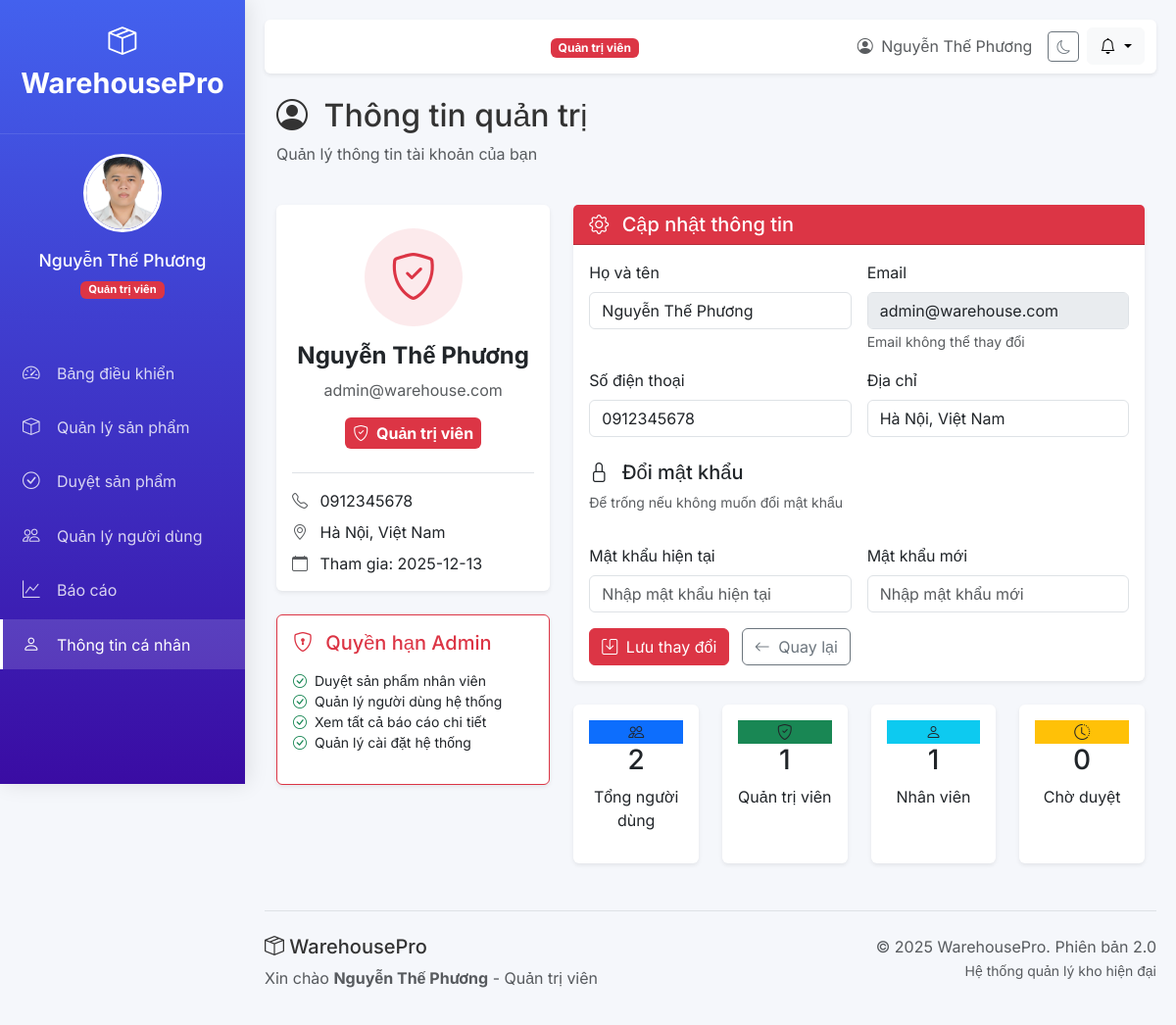
Screenshot of /profile (signed in) with the database file from the repository.
### tables this page shows
CREATE TABLE users (
            id INTEGER PRIMARY KEY AUTOINCREMENT,
            email TEXT UNIQUE NOT NULL,
            password TEXT NOT NULL,
            full_name TEXT NOT NULL,
            role TEXT NOT NULL,
            avatar TEXT,
            phone TEXT,
            address TEXT,
            status TEXT DEFAULT 'active',
            created_at TIMESTAMP DEFAULT CURRENT_TIMESTAMP
        );

### main.py (the view)
@app.get("/profile", response_class=HTMLResponse)
async def profile_page(request: Request):
    user = get_current_user(request)
    if not user:
        return RedirectResponse("/login", status_code=302)
    conn = get_db_connection()
    cursor = conn.cursor()
    cursor.execute("SELECT COUNT(*) FROM users")
    total_users = cursor.fetchone()[0]
    cursor.execute("SELECT COUNT(*) FROM users WHERE role = 'admin'")
    admin_count = cursor.fetchone()[0]
    cursor.execute("SELECT COUNT(*) FROM users WHERE role = 'staff'")
    staff_count = cursor.fetchone()[0]
    cursor.execute("SELECT COUNT(*) FROM products WHERE status = 'pending'")
    pending_products = cursor.fetchone()[0]
    conn.close()
    return templates.TemplateResponse(
        "profile.html",
        {
            "request": request,
            "title": "Thông tin cá nhân",
            "user": user,
            "stats": {
                "total_users": total_users,
                "admin_count": admin_count,
                "staff_count": staff_count,
                "pending_products": pending_products
            }
        }
    )

### templates/profile.html (shortened to what this page needs)
{% extends "base.html" %}
{% block content %}
<div class="row mb-4">
    <div class="col-12">
        <h2><i class="bi bi-person-circle me-2"></i>
            Thông tin {% if user.role == 'admin' %}quản trị{% else %}cá nhân{% endif %}
        </h2>
        <p class="text-muted">Quản lý thông tin tài khoản của bạn</p>
    </div>
</div>
<div class="row">
    <div class="col-md-4">
        <div class="card shadow-sm border-0 mb-4">
            <div class="card-body text-center">
                <div class="avatar-lg mb-3 mt-2">
                    {% if user.role == 'admin' %}
                    <div class="rounded-circle bg-danger bg-opacity-10 d-inline-flex align-items-center justify-content-center" style="width: 100px; height: 100px;">
                        <i class="bi bi-shield-check text-danger" style="font-size: 3rem;"></i>
                    </div>
                    {% else %}
                    <div class="rounded-circle bg-primary bg-opacity-10 d-inline-flex align-items-center justify-content-center" style="width: 100px; height: 100px;">
                        <i class="bi bi-person text-primary" style="font-size: 3rem;"></i>
                    </div>
                    {% endif %}
                </div>
                <h4 class="fw-bold">{{ user.full_name }}</h4>
                <p class="text-muted">{{ user.email }}</p>
                <span class="badge {% if user.role == 'admin' %}bg-danger{% else %}bg-primary{% endif %} fs-6 p-2">
                    <i class="bi bi-{% if user.role == 'admin' %}shield-check{% else %}person{% endif %} me-1"></i>
                    {{ 'Quản trị viên' if user.role == 'admin' else 'Nhân viên' }}
                </span>
                <div class="mt-4 pt-3 border-top text-start">
                    <p class="mb-2"><i class="bi bi-telephone me-2 text-muted"></i> {{ user.phone or 'Chưa cập nhật' }}</p>
                    <p class="mb-2"><i class="bi bi-geo-alt me-2 text-muted"></i> {{ user.address or 'Chưa cập nhật' }}</p>
                    {% if user.created_at %}
                    <p class="mb-0"><i class="bi bi-calendar me-2 text-muted"></i> Tham gia: {{ user.created_at[:10] }}</p>
                    {% endif %}
                </div>
            </div>
        </div>
        {% if user.role == 'admin' %}
        <div class="card mt-3 border-danger shadow-sm">
            <div class="card-body">
                <h5 class="card-title text-danger mb-3"><i class="bi bi-shield-lock me-2"></i> Quyền hạn Admin</h5>
                <ul class="list-unstyled small">
                    <li><i class="bi bi-check-circle text-success me-1"></i> Duyệt sản phẩm nhân viên</li>
                    <li><i class="bi bi-check-circle text-success me-1"></i> Quản lý người dùng hệ thống</li>
                    <li><i class="bi bi-check-circle text-success me-1"></i> Xem tất cả báo cáo chi tiết</li>
                    <li><i class="bi bi-check-circle text-success me-1"></i> Quản lý cài đặt hệ thống</li>
                </ul>
            </div>
        </div>
        {% endif %}
    </div>
    <div class="col-md-8">
        <div class="card shadow-sm border-0">
            <div
                class="card-header {% if user.role == 'admin' %}bg-danger text-white{% else %}bg-primary text-white{% endif %}">
                <h5 class="mb-0"><i class="bi bi-gear me-2"></i> Cập nhật thông tin</h5>
            </div>
            <div class="card-body">
                <form method="post" action="/profile/update">
                    <div class="row g-3">
                        <div class="col-md-6">
                            <label class="form-label">Họ và tên</label>
                            <input type="text" class="form-control" name="full_name" value="{{ user.full_name }}"
                                required>
                        </div>
                        <div class="col-md-6">
                            <label class="form-label">Email</label>
                            <input type="email" class="form-control" value="{{ user.email }}" disabled>
                            <small class="text-muted">Email không thể thay đổi</small>
                        </div>
                        <div class="col-md-6">
                            <label class="form-label">Số điện thoại</label>
                            <input type="text" class="form-control" name="phone" value="{{ user.phone or '' }}"
                                placeholder="Nhập số điện thoại">
                        </div>
                        <div class="col-md-6">
                            <label class="form-label">Địa chỉ</label>
                            <input type="text" class="form-control" name="address" value="{{ user.address or '' }}"
                                placeholder="Nhập địa chỉ">
                        </div>
                        <div class="col-12 mt-4">
                            <h5><i class="bi bi-lock me-2"></i> Đổi mật khẩu</h5>
                            <p class="text-muted small">Để trống nếu không muốn đổi mật khẩu</p>
                        </div>
                        <div class="col-md-6">
                            <label class="form-label">Mật khẩu hiện tại</label>
                            <input type="password" class="form-control" name="current_password"
                                placeholder="Nhập mật khẩu hiện tại">
                        </div>
                        <div class="col-md-6">
                            <label class="form-label">Mật khẩu mới</label>
                            <input type="password" class="form-control" name="new_password"
                                placeholder="Nhập mật khẩu mới">
                        </div>
                        <div class="col-12 mt-3">
                            <button type="submit"
                                class="btn {% if user.role == 'admin' %}btn-danger{% else %}btn-primary{% endif %}">
                                <i class="bi bi-save me-1"></i> Lưu thay đổi
                            </button>
                            <a href="/dashboard" class="btn btn-outline-secondary ms-2">
                                <i class="bi bi-arrow-left me-1"></i> Quay lại
                            </a>
                        </div>
                    </div>
                </form>
            </div>
        </div>
        {% if user.role == 'admin' and stats %}
        <div class="row mt-4">
            <div class="col-md-3">
                <div class="card shadow-sm border-0 h-100 p-3 text-center">
                    <div class="card-icon bg-primary">
                        <i class="bi bi-people"></i>
                    </div>
                    <h3 class="stat-value">{{ stats.total_users or 0 }}</h3>
                    <p class="stat-label">Tổng người dùng</p>
                </div>
            </div>
            <div class="col-md-3">
                <div class="card shadow-sm border-0 h-100 p-3 text-center">
                    <div class="card-icon bg-success">
                        <i class="bi bi-shield-check"></i>
                    </div>
                    <h3 class="stat-value">{{ stats.admin_count or 0 }}</h3>
                    <p class="stat-label">Quản trị viên</p>
                </div>
            </div>
            <div class="col-md-3">
                <div class="card shadow-sm border-0 h-100 p-3 text-center">
                    <div class="card-icon bg-info">
                        <i class="bi bi-person"></i>
                    </div>
                    <h3 class="stat-value">{{ stats.staff_count or 0 }}</h3>
                    <p class="stat-label">Nhân viên</p>
                </div>
            </div>
            <div class="col-md-3">
                <div class="card shadow-sm border-0 h-100 p-3 text-center">
                    <div class="card-icon bg-warning">
                        <i class="bi bi-clock-history"></i>
                    </div>
                    <h3 class="stat-value">{{ stats.pending_products or 0 }}</h3>
                    <p class="stat-label">Chờ duyệt</p>
                </div>
            </div>
        </div>
        {% endif %}
    </div>
</div>
{% endblock %}

### templates/base.html (shortened to what this page needs)
<!DOCTYPE html>
<html lang="vi" data-bs-theme="light">
<head>
    <link href="https://cdn.jsdelivr.net/npm/bootstrap@5.3.3/dist/css/bootstrap.min.css" rel="stylesheet">
    <link rel="stylesheet" href="https://cdn.jsdelivr.net/npm/bootstrap-icons@1.11.1/font/bootstrap-icons.css">
</head>
<body>
    <div class="sidebar">
        <div class="sidebar-header">
            <a href="/dashboard" class="logo">
                <i class="bi bi-box-seam"></i> WarehousePro
            </a>
        </div>
        {% if user %}
        <div class="user-profile">
            <img src="{{ user.get('avatar', '/static/img/avatars/default.png') }}" class="avatar"
                alt="{{ user.full_name }}">
            <div class="user-info mt-2">
                <h5>{{ user.full_name }}</h5>
                <span class="badge {% if user.role == 'admin' %}bg-danger{% else %}bg-primary{% endif %}">
                    {{ 'Quản trị viên' if user.role == 'admin' else 'Nhân viên' }}
                </span>
            </div>
        </div>
        {% endif %}
        <ul class="sidebar-menu">
            <li>
                <a href="/dashboard" class="{% if request.url.path == '/dashboard' %}active{% endif %}">
                    <i class="bi bi-speedometer2"></i> Bảng điều khiển
                </a>
            </li>
            <li>
                <a href="/products"
                    class="{% if request.url.path.startswith('/products') and not request.url.path.startswith('/admin/approve') %}active{% endif %}">
                    <i class="bi bi-box"></i> Quản lý sản phẩm
                </a>
            </li>
            {% if user and user.role == 'admin' %}
            <li>
                <a href="/admin/approve-products"
                    class="{% if request.url.path == '/admin/approve-products' %}active{% endif %}">
                    <i class="bi bi-check-circle"></i> Duyệt sản phẩm
                </a>
            </li>
            <li>
                <a href="/admin/users" class="{% if request.url.path == '/admin/users' %}active{% endif %}">
                    <i class="bi bi-people"></i> Quản lý người dùng
                </a>
            </li>
            {% endif %}
            <li>
                <a href="/reports" class="{% if request.url.path == '/reports' %}active{% endif %}">
                    <i class="bi bi-graph-up"></i> Báo cáo
                </a>
            </li>
            <li>
                <a href="/profile" class="{% if request.url.path == '/profile' %}active{% endif %}">
                    <i class="bi bi-person"></i> Thông tin cá nhân
                </a>
            </li>
        </ul>
    </div>
    <div class="main-content">
        <nav class="navbar navbar-expand-lg navbar-light bg-white shadow-sm rounded mb-4">
            <div class="container-fluid">
                <div class="d-flex align-items-center">
                    <span class="navbar-brand mb-0 h1 d-none d-lg-block">
                        <i class="bi bi-box-seam me-2"></i>
                    </span>
                    <div class="ms-3">
                        <span
                            class="badge {% if user and user.role == 'admin' %}bg-danger{% else %}bg-primary{% endif %}">
                            {{ 'Quản trị viên' if user and user.role == 'admin' else 'Nhân viên' }}
                        </span>
                    </div>
                </div>
                <div class="d-flex align-items-center">
                    <span class="text-muted me-3 d-none d-md-block">
                        <i class="bi bi-person-circle me-1"></i>
                        {{ user.full_name if user else '' }}
                    </span>
                    <button class="btn btn-outline-secondary btn-sm me-2" onclick="toggleDarkMode()">
                        <i class="bi bi-moon"></i>
                    </button>
                    <div class="dropdown">
                        <button class="btn btn-light dropdown-toggle" type="button" data-bs-toggle="dropdown">
                            <i class="bi bi-bell"></i>
                        </button>
                    </div>
                </div>
            </div>
        </nav>
        <div class="container-fluid">
            {% block content %}{% endblock %}
        </div>
        <footer class="mt-5 pt-4 border-top">
            <div class="row">
                <div class="col-md-6">
                    <h5><i class="bi bi-box-seam"></i> WarehousePro</h5>
                    <p class="text-muted">
                        {% if user %}
                        Xin chào <strong>{{ user.full_name }}</strong> -
                        {{ 'Quản trị viên' if user.role == 'admin' else 'Nhân viên' }}
                        {% else %}
                        Hệ thống quản lý kho hàng thông minh & chuyên nghiệp
                        {% endif %}
                    </p>
                </div>
                <div class="col-md-6 text-end">
                    <p class="text-muted">
                        © 2025 WarehousePro. Phiên bản 2.0<br>
                        <small>Hệ thống quản lý kho hiện đại</small>
                    </p>
                </div>
            </div>
        </footer>
    </div>
</body>
</html>

### rows the page displays
users: get (picture), full_name "Nguyễn Thế Phương", role "Quản trị viên", email "admin@warehouse.com", phone "0912345678", address "Hà Nội, Việt Nam", created_at "2025-12-13"

### other values shown
{{ stats.total_users or 0 }} "2"
{{ stats.admin_count or 0 }} "1"
{{ stats.staff_count or 0 }} "1"
{{ stats.pending_products or 0 }} "0"
